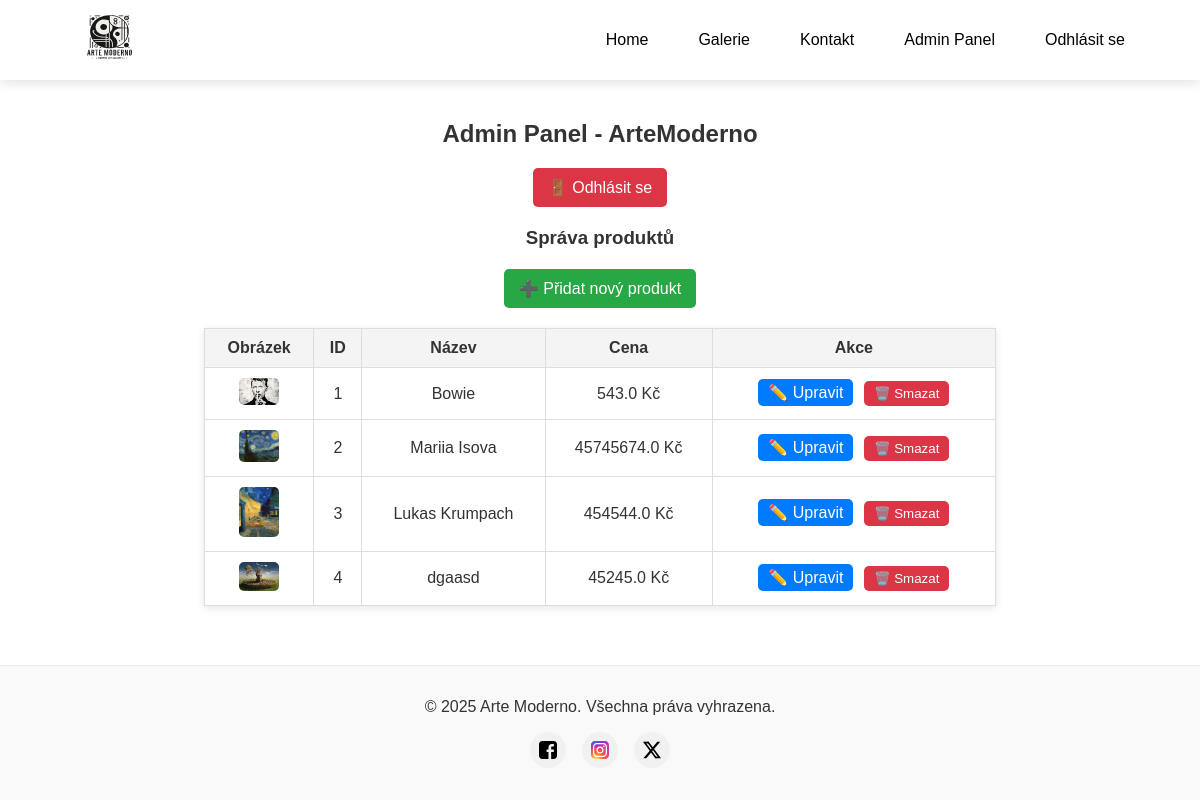
The app's page /admin/dashboard (signed in), older data.
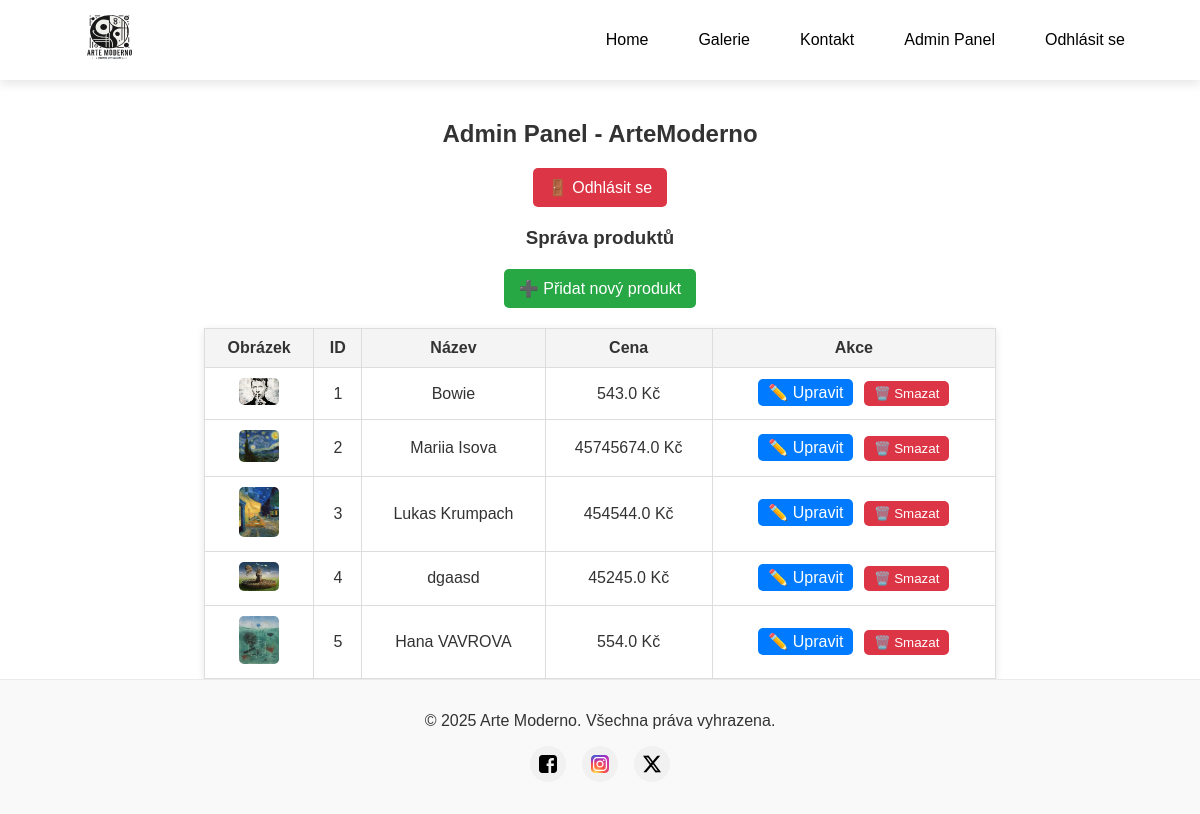
The same page, newer data.
### app/models.py (models this page shows, shortened)
class Product(db.Model):
    id = db.Column(db.Integer, primary_key=True)
    position_id = db.Column(db.Integer, unique=True, nullable=False)
    name = db.Column(db.String(150), nullable=False)
    description = db.Column(db.Text, nullable=True)
    price = db.Column(db.Float, nullable=False)
    image_filename = db.Column(db.String(300), nullable=True)  # Název souboru obrázku
    stock = db.Column(db.Integer, nullable=False, default=0)
    created_at = db.Column(db.DateTime, default=datetime.utcnow)

### app/views/admin_routes.py (the view)
@admin.route("/dashboard")
@admin_required
def dashboard():
    print(f"DEBUG: Přihlášený uživatel: {current_user.username}, Role: {current_user.role}")
    products = Product.query.all()
    return render_template("admin_dashboard.html", products=products)

### app/views/admin_routes.py (called while the page is built)
def admin_required(f):
    @wraps(f)
    def decorated_function(*args, **kwargs):
        if not current_user.is_authenticated:
            flash("Musíte být přihlášen/a jako administrátor.", "error")
            return redirect(url_for("admin.login"))
        if current_user.role != 'admin':
            flash("Nemáte oprávnění přistupovat k admin panelu.", "error")
            return redirect(url_for("views.home"))
        return f(*args, **kwargs)
    return decorated_function

### app/templates/admin_dashboard.html (shortened to what this page needs)
{% extends "layout.html" %} {% block title %}Admin Panel{% endblock %} {% block
content %}
<h2>Admin Panel - ArteModerno</h2>
<a href="{{ url_for('admin.logout') }}" class="btn-logout">🚪 Odhlásit se</a>
<h3>Správa produktů</h3>
<a href="{{ url_for('admin.add_product') }}" class="btn-add-product"
  >➕ Přidat nový produkt</a
>
<table class="admin-table">
  <thead>
    <tr>
      <th>Obrázek</th>
      <th>ID</th>
      <th>Název</th>
      <th>Cena</th>
      <th>Akce</th>
    </tr>
  </thead>
  <tbody>
    {% for product in products %}
    <tr>
      <td>
        {% if product.image_filename %}
        <img
          src="{{ url_for('static', filename='uploads/' ~ product.image_filename) }}"
          alt="{{ product.name }}"
          class="product-thumbnail"
        />
        {% else %}
        <span>Žádný obrázek</span>
        {% endif %}
      </td>
      <td>{{ product.position_id }}</td>
      <td>{{ product.name }}</td>
      <td>{{ product.price }} Kč</td>
      <td class="actions">
        <a
          href="{{ url_for('admin.edit_product', product_id=product.id) }}"
          class="btn-edit"
          >✏️ Upravit</a
        >
        <form
          method="POST"
          action="{{ url_for('admin.delete_product', product_id=product.id) }}"
          class="delete-form"
        >
          <button
            type="submit"
            class="btn-delete"
            onclick="return confirm('Opravdu chcete smazat tento produkt?')"
          >
            🗑️ Smazat
          </button>
        </form>
      </td>
    </tr>
    {% endfor %}
  </tbody>
</table>
{% endblock %}

Row changes from the older to the newer data that the page shows:
added Product: image_filename (picture), position_id "5", name "Hana VAVROVA", price "554.0"
